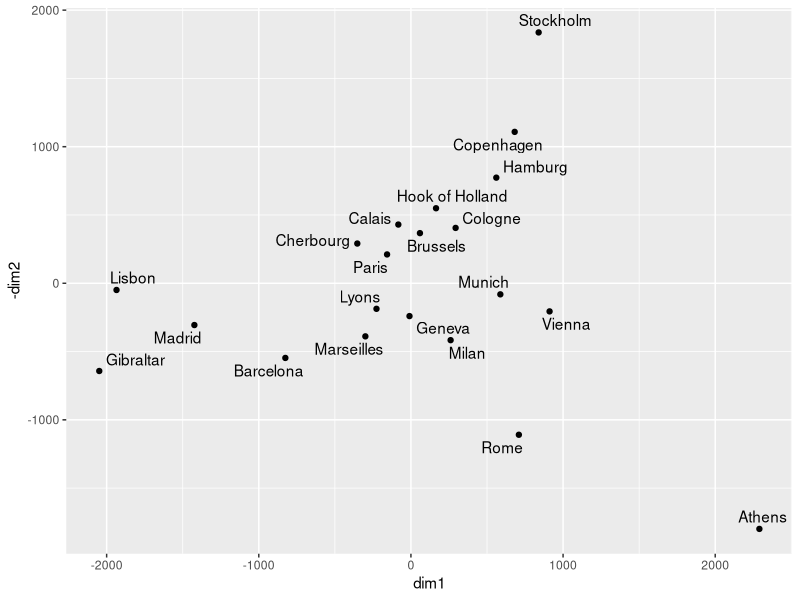

This chart was generated by the following R code: (Note: this script raises an error after producing the figure.)
rm(list = ls())
library(tidyverse)
library(ggrepel)
miniEurodist <- eurodist %>% as.matrix()
miniEurodist[, 1:6] %>%
  head() %>%
  knitr::kable(format = "latex")

eurodist %>%
  cmdscale(k = 3) %>%
  as.data.frame() %>%
  rename(dim1 = V1, dim2 = V2) %>%
  rownames_to_column("city") %>%
  ggplot(aes(x = dim1, y = -dim2, label = city)) +
  geom_point() +
  geom_text_repel() -> g
g
ggsave(g, filename = "../images/chapter15/Rplot15_01.png", dpi = 600, width = 8, height = 8)
